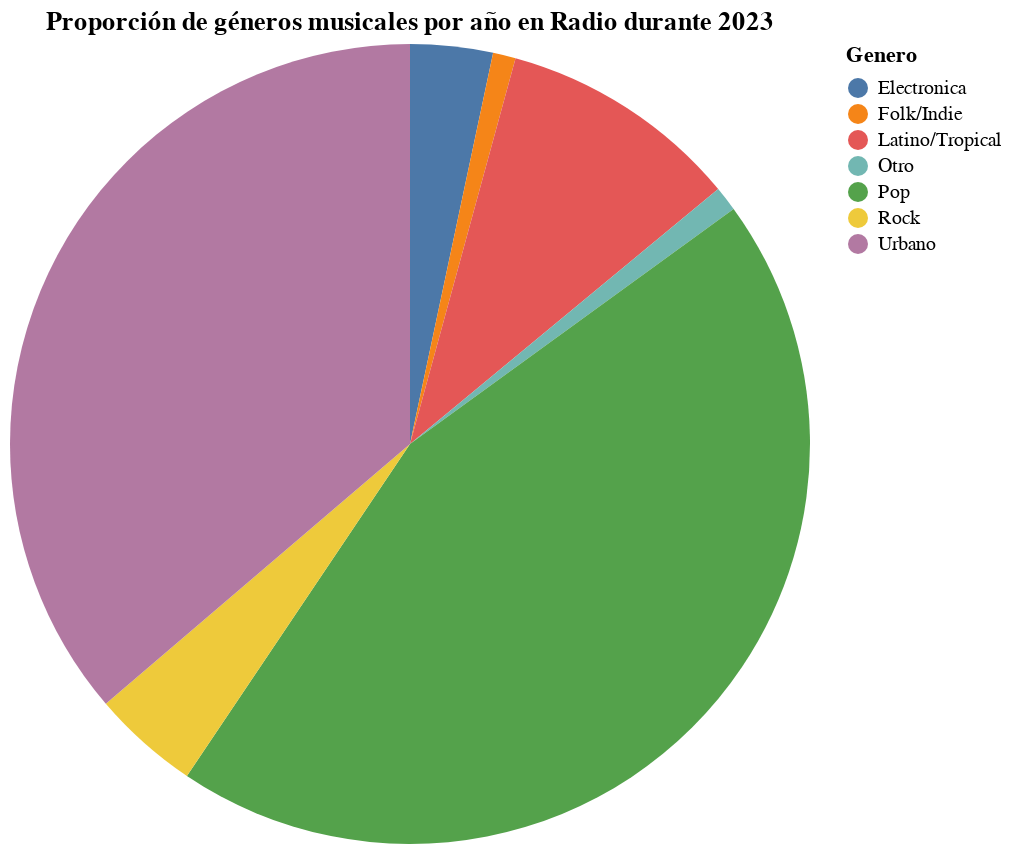

The cell this chart's notebook holds for it:
### Code cell
import pandas as pd
import altair as alt

df = pd.read_csv("Radio2023Listo.csv", sep=";", encoding="utf-8", engine="python")


df.columns = df.columns.str.strip()


genre_by_year = df.groupby(['Año', 'Genero']).size().reset_index(name='Cuenta')


genre_by_year['Porcentaje'] = genre_by_year.groupby('Año')['Cuenta'].transform(lambda x: x / x.sum() * 100)


input_dropdown = alt.binding_select(options=sorted(genre_by_year['Año'].unique()))
selection = alt.selection_point(fields=['Año'], bind=input_dropdown, name='Selecciona el año')


pie = alt.Chart(genre_by_year).mark_arc().encode(
    theta=alt.Theta(field='Porcentaje', type='quantitative'),
    color=alt.Color(field='Genero', type='nominal'),
    tooltip=['Genero', 'Cuenta', alt.Tooltip('Porcentaje', format='.1f')]
).add_params(
    selection
).transform_filter(
    selection
).properties(
    width=400,
    height=400,
    title='Proporción de géneros musicales por año en Radio durante 2023'
)


pie.show()

### Figure 1 — Vega-Lite specification as saved in the notebook (floating-point values rounded to 4 significant figures)
{"config": {"view": {"continuousWidth": 300, "continuousHeight": 300}}, "data": {"name": "data-b4e139699989665d523120a2f4c1c7d7"}, "mark": {"type": "arc"}, "encoding": {"color": {"field": "Genero", "type": "nominal"}, "theta": {"field": "Porcentaje", "type": "quantitative"}, "tooltip": [{"field": "Genero", "type": "nominal"}, {"field": "Cuenta", "type": "quantitative"}, {"field": "Porcentaje", "format": ".1f", "type": "quantitative"}]}, "height": 400, "params": [{"name": "Selecciona el año", "select": {"type": "point", "fields": ["Año"]}, "bind": {"input": "select", "options": [2023.0]}}], "title": "Proporción de géneros musicales por año en Radio durante 2023", "transform": [{"filter": {"param": "Selecciona el año"}}], "width": 400, "$schema": "https://vega.github.io/schema/vega-lite/v5.20.1.json", "datasets": {"data-b4e139699989665d523120a2f4c1c7d7": [{"Año": 2023, "Genero": "Electronica", "Cuenta": 40, "Porcentaje": 3.333}, {"Año": 2023, "Genero": "Folk/Indie", "Cuenta": 11, "Porcentaje": 0.9167}, {"Año": 2023, "Genero": "Latino/Tropical", "Cuenta": 117, "Porcentaje": 9.75}, {"Año": 2023, "Genero": "Otro", "Cuenta": 12, "Porcentaje": 1.0}, {"Año": 2023, "Genero": "Pop", "Cuenta": 533, "Porcentaje": 44.42}, {"Año": 2023, "Genero": "Rock", "Cuenta": 52, "Porcentaje": 4.333}, {"Año": 2023, "Genero": "Urbano", "Cuenta": 435, "Porcentaje": 36.25}]}}
